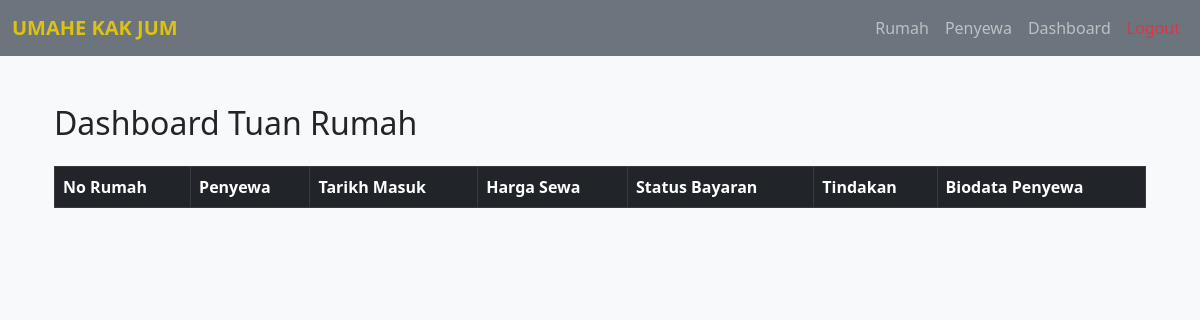
/dashboard.php, run on an earlier commit of the app's database.
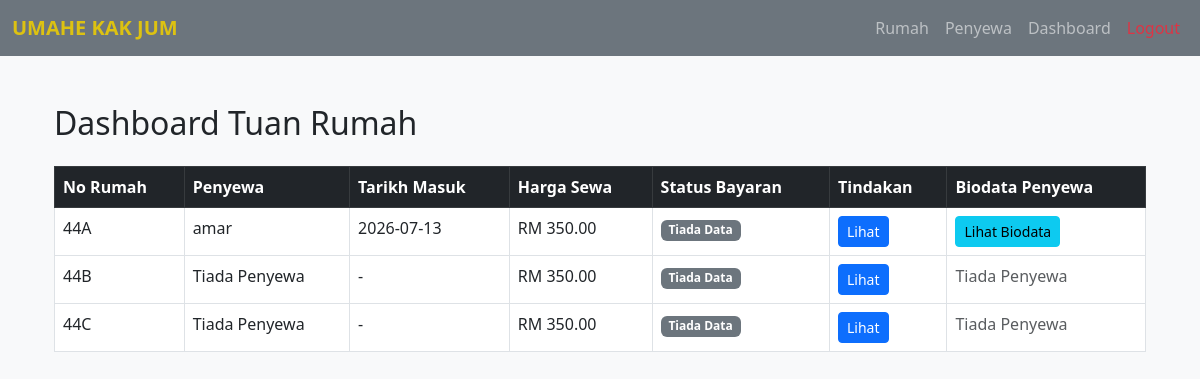
And on a later commit of the database.
### tables this page shows
CREATE TABLE IF NOT EXISTS `sewa` (
  `id_sewa` int NOT NULL AUTO_INCREMENT,
  `id_penyewa` int DEFAULT NULL,
  `id_rumah` int DEFAULT NULL,
  `tarikh_masuk` date DEFAULT NULL,
  `tarikh_tamat` date DEFAULT NULL,
  `deposit` decimal(10,2) DEFAULT NULL,
  PRIMARY KEY (`id_sewa`),
  KEY `id_penyewa` (`id_penyewa`),
  KEY `id_rumah` (`id_rumah`),
  CONSTRAINT `sewa_ibfk_1` FOREIGN KEY (`id_penyewa`) REFERENCES `penyewa` (`id_penyewa`),
  CONSTRAINT `sewa_ibfk_2` FOREIGN KEY (`id_rumah`) REFERENCES `rumah` (`id_rumah`)
);

CREATE TABLE IF NOT EXISTS `rumah` (
  `id_rumah` int NOT NULL AUTO_INCREMENT,
  `no_rumah` varchar(20) DEFAULT NULL,
  `harga_sewa` decimal(10,2) DEFAULT NULL,
  `status` enum('Kosong','Disewa') DEFAULT 'Kosong',
  PRIMARY KEY (`id_rumah`)
);

CREATE TABLE IF NOT EXISTS `penyewa` (
  `id_penyewa` int NOT NULL AUTO_INCREMENT,
  `nama` varchar(100) NOT NULL,
  `no_ic` varchar(20) NOT NULL,
  `no_telefon` varchar(20) DEFAULT NULL,
  `email` varchar(100) NOT NULL,
  `password` varchar(255) NOT NULL,
  PRIMARY KEY (`id_penyewa`),
  UNIQUE KEY `no_ic` (`no_ic`),
  UNIQUE KEY `email` (`email`)
);

### dashboard.php (the view, shortened to what this page needs)
<?php
include("db.php");
include ("header.php");
?>
<!DOCTYPE html>
<html>
<head>
    <link href="https://cdn.jsdelivr.net/npm/bootstrap@5.3.0/dist/css/bootstrap.min.css" rel="stylesheet">
</head>
<body class="bg-light">
    <div class="container mt-5">
        <h2 class="mb-4">Dashboard Tuan Rumah</h2>
        <table class="table table-bordered table-hover">
            <thead class="table-dark">
                <tr>
                    <th>No Rumah</th>
                    <th>Penyewa</th>
                    <th>Tarikh Masuk</th>
                    <th>Harga Sewa</th>
                    <th>Status Bayaran</th>
                    <th>Tindakan</th>
                    <th>Biodata Penyewa</th>
                </tr>
            </thead>
            <tbody>
                <?php
                $sql = "SELECT
                    rumah.id_rumah,
                    rumah.no_rumah,
                    rumah.harga_sewa,
                    rumah.status,
                    penyewa.nama,
                    penyewa.id_penyewa,
                    sewa.id_sewa,
                    sewa.tarikh_masuk,
                    bayaran.status AS status_bayaran
                    FROM rumah
                    LEFT JOIN sewa ON rumah.id_rumah = sewa.id_rumah
                    LEFT JOIN penyewa ON penyewa.id_penyewa = sewa.id_penyewa
                    LEFT JOIN bayaran ON bayaran.id_sewa = sewa.id_sewa";
                $result = mysqli_query($conn, $sql);
                while($row = mysqli_fetch_assoc($result)) {
                ?>
                <tr>
                    <td><?= $row['no_rumah']; ?></td>
                    <td>
                        <?= empty($row['nama']) ? "Tiada Penyewa" : $row['nama']; ?>
                    </td>
                    <td>
                        <?= empty($row['tarikh_masuk']) ? "-" : $row['tarikh_masuk']; ?>
                    </td>
                    <td>
                        RM <?= number_format($row['harga_sewa'],2); ?>
                    </td>
                    <td>
                        <?php
                        if($row['status_bayaran'] == "Lunas") {
                            echo "<span class='badge bg-success'>Lunas</span>";
                        } else if($row['status_bayaran'] == "Belum Lunas") {
                            echo "<span class='badge bg-danger'>Belum Lunas</span>";
                        } else {
                            echo "<span class='badge bg-secondary'>Tiada Data</span>";
                        }
                        ?>
                    </td>
                    <td>
                        <a href="detailRumah.php?id=<?= $row['id_rumah']; ?>"
                           class="btn btn-primary btn-sm">
                           Lihat
                        </a>
                    </td>
                    <td>
                        <?php if(!empty($row['id_penyewa'])): ?>
                            <a href="detail_penyewa.php?id=<?= $row['id_penyewa']; ?>"
                               class="btn btn-info btn-sm">
                               Lihat Biodata
                            </a>
                        <?php else: ?>
                            <span class="text-muted">Tiada Penyewa</span>
                        <?php endif; ?>
                    </td>
                </tr>
                <?php } ?>
            </tbody>
        </table>
    </div>
</body>
</html>

What changed in the data, as far as the page shows it:
added sewa: id_rumah.no_rumah "44A", id_penyewa.nama "amar", tarikh_masuk "2026-07-13", id_rumah.harga_sewa "350.00"
added rumah: no_rumah "44B", shows "Tiada Penyewa", harga_sewa "350.00"
added rumah: no_rumah "44C", shows "Tiada Penyewa", harga_sewa "350.00"
